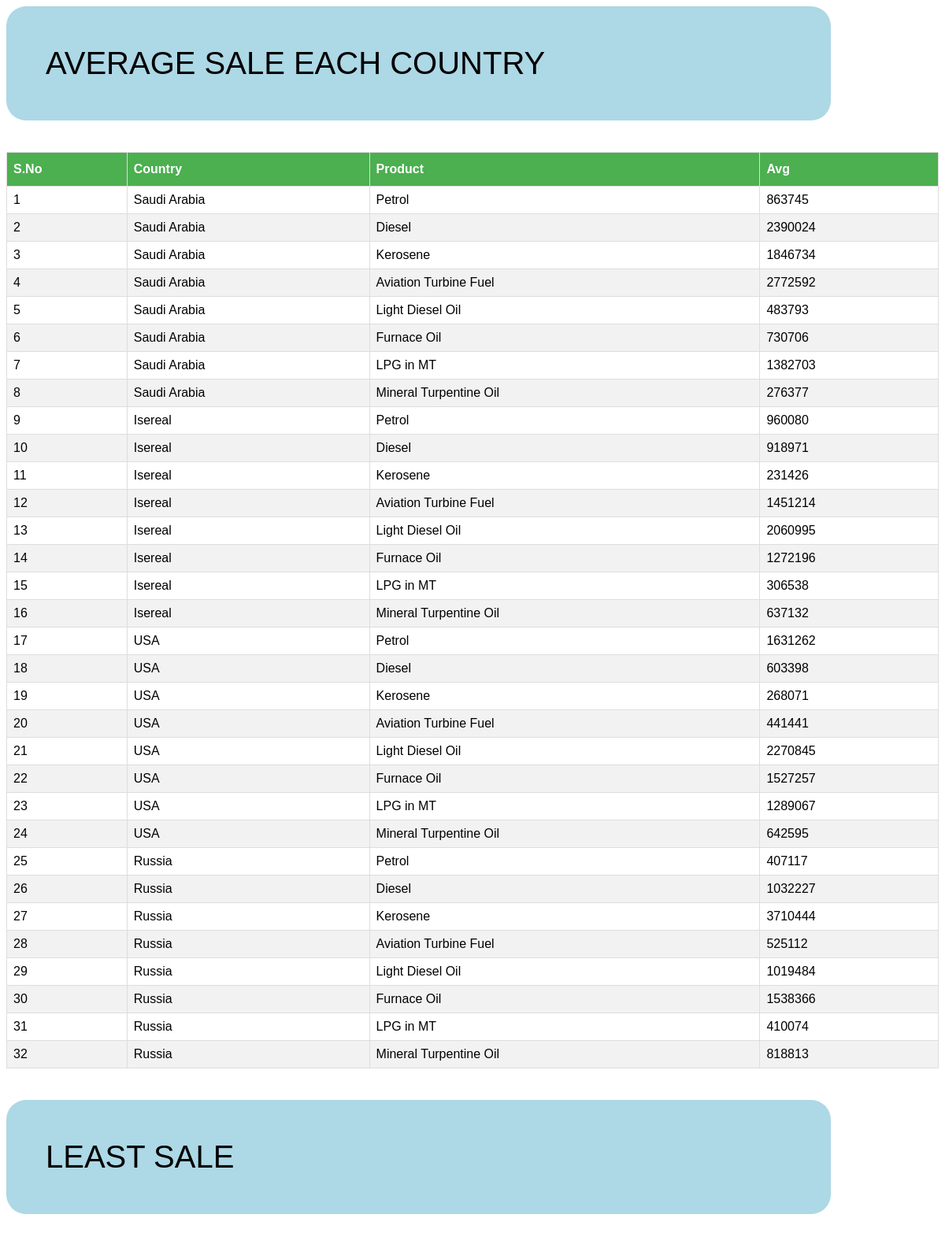
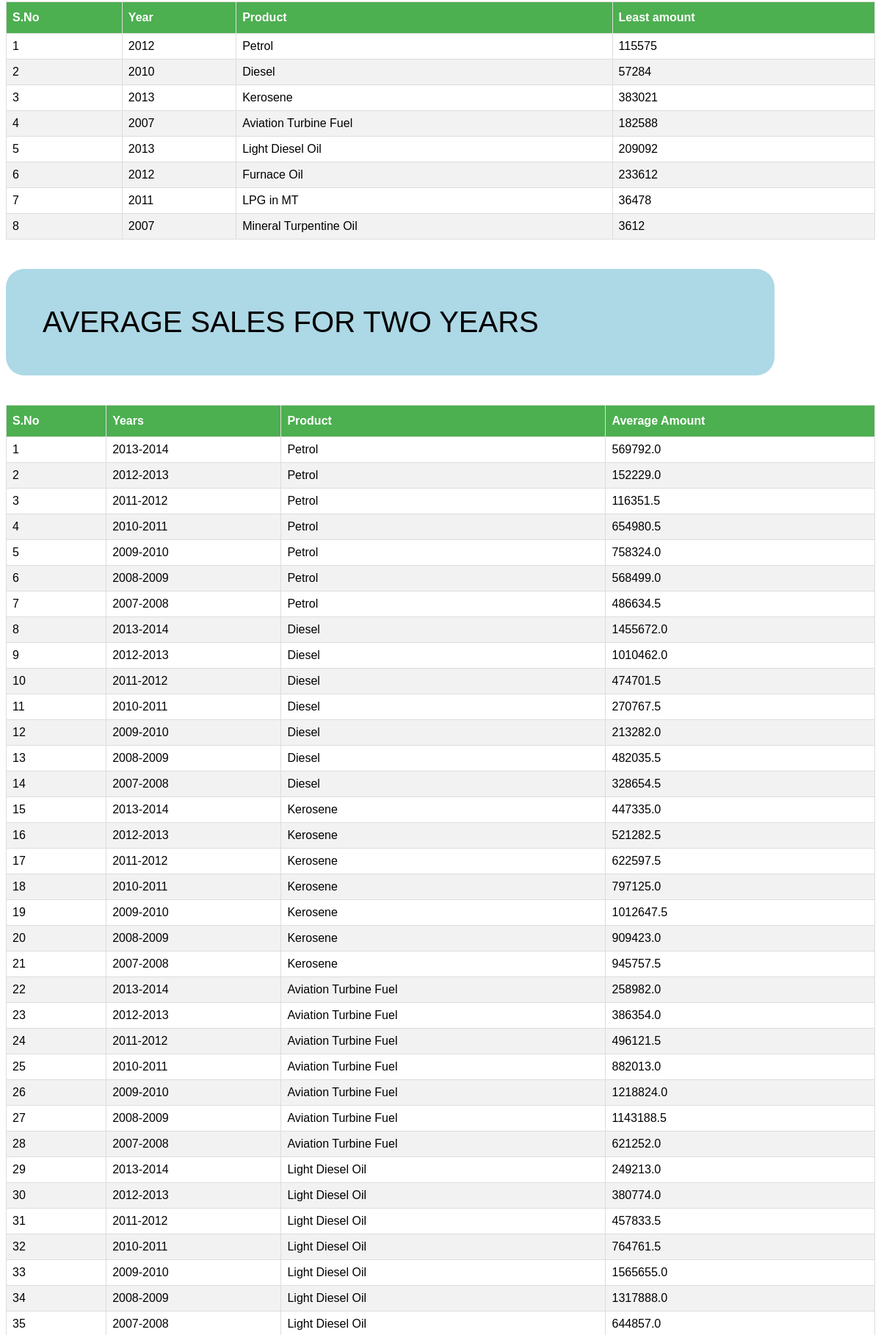
The page / (upper part) on the database its author committed (2 pictures, top to bottom).
### petrol/models.py (models this page shows)
class Petroleum_data(models.Model):
    year= models.CharField(max_length =4)
    petroleum_product = models.CharField(max_length=100)
    sale = models.IntegerField(default = 0)
    country = models.CharField(max_length = 100)
    class Meta:
        verbose_name_plural = "Datum"

### petrol/views.py (the view)
# urls.py: 2. Add a URL to urlpatterns:  path('', views.home, name='home')
def home(request):
    template_name = "index.html"
    content = {"name": "Petrol data"}
    response = requests.get("https://raw.githubusercontent.com/younginnovations/internship-challenges/master/programming/petroleum-report/data.json")
    petrol_response = response.json()
    for data in petrol_response:
        petrol_data, created = Petroleum_data.objects.get_or_create(year=data["year"], petroleum_product=data["petroleum_product"], sale =data["sale"], country =data["country"])
        if created:
            petrol_data.save()
    countries = Petroleum_data.objects.values("country","petroleum_product").distinct()
    years = Petroleum_data.objects.values("year").distinct()
    products = Petroleum_data.objects.values("petroleum_product").distinct()
    question_1=[]
    for e in countries:
        data = Petroleum_data.objects.all().filter(country= e["country"]).filter(petroleum_product = e["petroleum_product"])
        sol_1 =[ ]
        for x in data:
            if x.sale !=0:
                sol_1.append(x)
        total_sales = 0
        for s in sol_1:
            total_sales = total_sales + s.sale
        question_1.append({"country":e["country"],"petroleum_product":e["petroleum_product"], "total_sales":total_sales})
    question_2 =[]
    for e in products:
        print(len(years))
        for count, value in enumerate(years, start=0):
            print(count)
            print(len(years))
            if(count== len(years)-1):
                break
            else:
                print('sss')
                b= years[count+1]
                y = Petroleum_data.objects.all().filter(year__lte=value["year"],year__gte=b["year"]).filter(petroleum_product = e["petroleum_product"])
                t=0
                for sales_data in y:
                    t = t+ sales_data.sale
                question_2.append({"year1":b["year"], "year2": value["year"],"petroleum_product":e["petroleum_product"],"sales":t/2 })
    question_3=[]
    for f in products:
        least_sale = {}
        sale_each= []
        for e in years:
            year_data = Petroleum_data.objects.all().filter(year = e["year"]).filter(petroleum_product = f["petroleum_product"])
            sol_2 =0
            for x in year_data:
                sol_2 = sol_2 + x.sale
            if sol_2 != 0:
                sale_each.append({"year":e["year"],"total":sol_2})
        for s in sale_each:
            if(len(least_sale)==0):
                least_sale = {"year":s["year"],"total":s["total"]}
            elif(least_sale["total"]>s["total"]):
                least_sale = {"year":s["year"],"total":s["total"]}
        question_3.append({"year":least_sale["year"], "petroleum_product": f["petroleum_product"],"least_sale":least_sale["total"]})
    return render(request, template_name, {"question1": question_1,"question_2":question_2,"question_3":question_3})

### templates/index.html (shortened to what this page needs)
<html>
<head>
</head>
<body>
  <p id="space" >
    Average Sale each country
  </p>
    <table id="customers">
        <thead>
            <tr>
            <th>S.No</th>
            <th>Country</th>
            <th>Product</th>
            <th>Avg</th>
            </tr>
        </thead>
        {% for data in question1 %}
        <tr>
            <td>{{forloop.counter}}</td>
            <td>{{data.country}}</td>
            <td>{{data.petroleum_product}}</td>
            <td>{{data.total_sales}}</td>
            </tr>
        {% endfor %}
    </table>
    <p id="space" >
      Least Sale
    </p>
    <table id="customers">
        <thead>
            <tr>
            <th>S.No</th>
            <th>Year</th>
            <th>Product</th>
            <th>Least amount</th>
            </tr>
        </thead>
        {% for data in question_3 %}
        <tr>
            <td>{{forloop.counter}}</td>
            <td>{{data.year}}</td>
            <td>{{data.petroleum_product}}</td>
            <td>{{data.least_sale}}</td>
            </tr>
        {% endfor %}
    </table>
    <p id="space" >Average Sales for two years</p>
    <table id="customers">
        <thead>
            <tr>
            <th>S.No</th>
            <th>Years</th>
            <th>Product</th>
            <th>Average Amount</th>
            </tr>
        </thead>
        {% for data in question_2 %}
        <tr>
            <td>{{forloop.counter}}</td>
            <td>{{data.year1}}-{{data.year2}}</td>
            <td>{{data.petroleum_product}}</td>
            <td>{{data.sales}}</td>
            </tr>
        {% endfor %}
    </table>
</body></html>

### templates/index.html (style rules this page uses)
#customers { font-family: Arial, Helvetica, sans-serif; border-collapse: collapse; width: 100%; padding: 50px; }
#space { width: 80%; padding: 50px; border-radius: 25px; text-transform: uppercase; font-size: 40px; font-family: Arial, Helvetica, sans-serif; background-color: lightblue; }
#customers td, #customers th { border: 1px solid #ddd; padding: 8px; }
#customers tr:nth-child(even) { background-color: #f2f2f2; }
#customers th { padding-top: 12px; padding-bottom: 12px; text-align: left; background-color: #4CAF50; color: white; }

### rows shown on the page
Petroleum_data: year "2007", petroleum_product "Mineral Turpentine Oil", least_sale "3612"

### other values the page prints
{{ data.country }} "Saudi Arabia" "Saudi Arabia" "Saudi Arabia" "Saudi Arabia" "Saudi Arabia" "Saudi Arabia" "Saudi Arabia" "Saudi Arabia" "Isereal" "Isereal" "Isereal" "Isereal" "Isereal" "Isereal" "Isereal" "Isereal" "USA" "USA" "USA" "USA" "USA" "USA" "USA" "USA" "Russia" "Russia" "Russia" "Russia" "Russia" "Russia" "Russia" "Russia"
{{ data.petroleum_product }} "Petrol" "Diesel" "Kerosene" "Aviation Turbine Fuel" "Light Diesel Oil" "Furnace Oil" "LPG in MT" "Mineral Turpentine Oil" "Petrol" "Diesel" "Kerosene" "Aviation Turbine Fuel" "Light Diesel Oil" "Furnace Oil" "LPG in MT" "Mineral Turpentine Oil" "Petrol" "Diesel" "Kerosene" "Aviation Turbine Fuel" "Light Diesel Oil" "Furnace Oil" "LPG in MT" "Mineral Turpentine Oil" "Petrol" "Diesel" "Kerosene" "Aviation Turbine Fuel" "Light Diesel Oil" "Furnace Oil" "LPG in MT" "Mineral Turpentine Oil"
{{ data.total_sales }} "863745" "2390024" "1846734" "2772592" "483793" "730706" "1382703" "276377" "960080" "918971" "231426" "1451214" "2060995" "1272196" "306538" "637132" "1631262" "603398" "268071" "441441" "2270845" "1527257" "1289067" "642595" "407117" "1032227" "3710444" "525112" "1019484" "1538366" "410074" "818813"
{{ data.year }} "2012" "2010" "2013" "2007" "2013" "2012" "2011"
{{ data.petroleum_product }} "Petrol" "Diesel" "Kerosene" "Aviation Turbine Fuel" "Light Diesel Oil" "Furnace Oil" "LPG in MT"
{{ data.least_sale }} "115575" "57284" "383021" "182588" "209092" "233612" "36478"
{{ data.year1 }} "2013" "2012" "2011" "2010" "2009" "2008" "2007" "2013" "2012" "2011" "2010" "2009" "2008" "2007" "2013" "2012" "2011" "2010" "2009" "2008" "2007" "2013" "2012" "2011" "2010" "2009" "2008" "2007" "2013" "2012" "2011" "2010" "2009" "2008" "2007"
{{ data.year2 }} "2014" "2013" "2012" "2011" "2010" "2009" "2008" "2014" "2013" "2012" "2011" "2010" "2009" "2008" "2014" "2013" "2012" "2011" "2010" "2009" "2008" "2014" "2013" "2012" "2011" "2010" "2009" "2008" "2014" "2013" "2012" "2011" "2010" "2009" "2008"
{{ data.petroleum_product }} "Petrol" "Petrol" "Petrol" "Petrol" "Petrol" "Petrol" "Petrol" "Diesel" "Diesel" "Diesel" "Diesel" "Diesel" "Diesel" "Diesel" "Kerosene" "Kerosene" "Kerosene" "Kerosene" "Kerosene" "Kerosene" "Kerosene" "Aviation Turbine Fuel" "Aviation Turbine Fuel" "Aviation Turbine Fuel" "Aviation Turbine Fuel" "Aviation Turbine Fuel" "Aviation Turbine Fuel" "Aviation Turbine Fuel" "Light Diesel Oil" "Light Diesel Oil" "Light Diesel Oil" "Light Diesel Oil" "Light Diesel Oil" "Light Diesel Oil" "Light Diesel Oil"
{{ data.sales }} "569792.0" "152229.0" "116351.5" "654980.5" "758324.0" "568499.0" "486634.5" "1455672.0" "1010462.0" "474701.5" "270767.5" "213282.0" "482035.5" "328654.5" "447335.0" "521282.5" "622597.5" "797125.0" "1012647.5" "909423.0" "945757.5" "258982.0" "386354.0" "496121.5" "882013.0" "1218824.0" "1143188.5" "621252.0" "249213.0" "380774.0" "457833.5" "764761.5" "1565655.0" "1317888.0" "644857.0"
